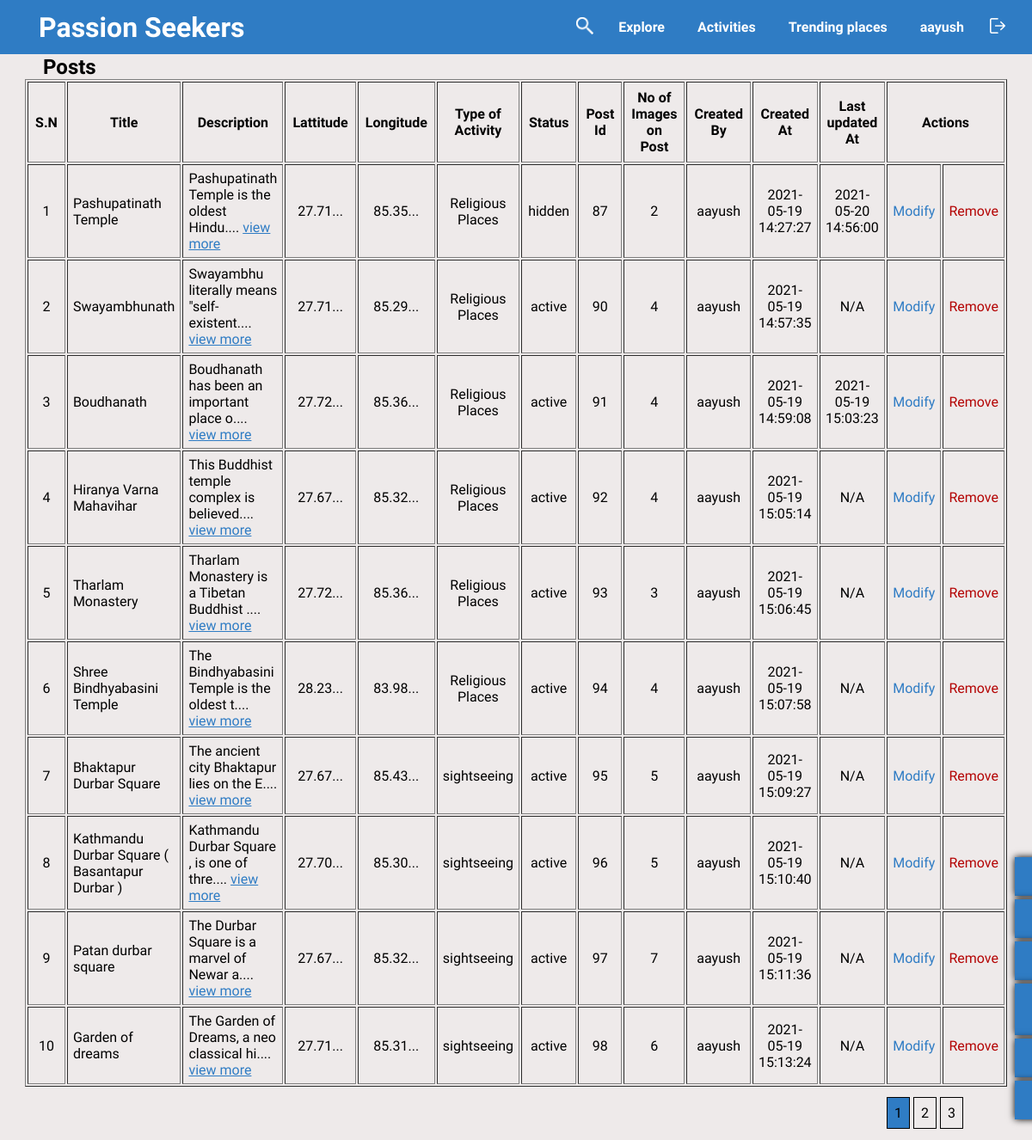
Screenshot of /allPosts.php (signed in) with the database file from the repository.
### tables this page shows
CREATE TABLE `tbl_location` (
  `id` int NOT NULL,
  `title` varchar(50) NOT NULL,
  `description` text NOT NULL,
  `type_of_activity` varchar(50) NOT NULL,
  `admin_id` int NOT NULL,
  `lattitude` decimal(22,20) NOT NULL,
  `longitude` decimal(22,20) NOT NULL,
  `status` tinyint(1) NOT NULL DEFAULT '1',
  `created_at` timestamp NOT NULL DEFAULT CURRENT_TIMESTAMP,
  `updated_at` timestamp NULL DEFAULT NULL
);

### __connection.php (called while the page is built, shortened)
<?php
function mysqlisAdmin($id, $username)
{
  $query = "SELECT * FROM tbl_admins WHERE username='$username' AND status=1 AND id=$id";
  return $query;
}
function mysqlLocationAndImagesInfo($pageNo, $pageOffset)
{
  $pageNo = $pageNo * $pageOffset;
  $query =
    "SELECT
    id,
    title,
    `description`,
    lattitude,
    longitude,
    `status`,
    image_count,
    type_of_activity,
  	created_by,
    created_by_id,
    created_at,
    updated_at
FROM
    `tbl_location` AS l,
    (
    SELECT
        COUNT(location_id) AS image_count,
        location_id
    FROM
        `tbl_images`
    GROUP BY
        location_id
) AS i,
(
    SELECT username AS created_by,id AS created_by_id FROM `tbl_admins`
) AS a
WHERE
    i.location_id = l.id AND
    l.admin_id = a.created_by_id
LIMIT $pageNo,$pageOffset";
  return $query;
}
function mysqlLocationPostCount()
{
  $query = "SELECT COUNT(id) as `total` FROM `tbl_location`";
  return $query;
}

### allPosts.php (the view, shortened to what this page needs)
<?php
require_once './__connection.php';
?>
<!DOCTYPE html>
<html lang="en">
<head>
   <link rel="stylesheet" href="./style/style.css">
   <link rel="stylesheet" href="./style/header-navigationBar.css">
   <link rel="stylesheet" href="./style/all-posts.css">
   <link rel="stylesheet" href="./style/admin-jobs.css">
</head>
<body>
   <?php
   $checkAdminQuery = mysqlisAdmin($_SESSION['id'], $_SESSION['username']);
   $checkAdminResult = $connection->query($checkAdminQuery);
   if ($checkAdminResult->num_rows == 1) {
      $pageNumber = 1;
      $pageOfset = 10;
      $result = $connection->query(mysqlLocationAndImagesInfo($pageNumber - 1, $pageOfset));
      $postList = [];
      while ($row = $result->fetch_assoc()) {
         array_push($postList, $row);
      }
   } else {
      $err['user'] = 'Not a valid User';
   }
   $totalPost = ($connection->query(mysqlLocationPostCount()))->fetch_assoc();
   $pageCount = ceil($totalPost['total'] / $pageOfset);
   ?>
   <header>
      <?php require_once './__navigationBar.php' ?>
   </header>
   <?php if ($checkAdminResult->num_rows == 1) { ?>
      <section class="all__posts">
         <h2 class="all__posts__title">Posts</h2>
         <div class="all__posts__body">
            <table border="1" class="all__posts__contents">
               <thead class="all__posts__contents__head">
                  <th>S.N</th>
                  <th>Title</th>
                  <th>Description</th>
                  <th>Lattitude</th>
                  <th>Longitude</th>
                  <th>Type of Activity</th>
                  <th>Status</th>
                  <th>Post Id</th>
                  <th>No of Images on Post</th>
                  <th>Created By</th>
                  <th>Created At</th>
                  <th>Last updated At</th>
                  <th colspan="2">Actions</th>
               </thead>
               <tbody>
                  <?php foreach ($postList as $index => $post) { ?>
                     <tr class="all__posts__contents__content">
                        <td><?php echo $pageOfset * $pageNumber - $pageOfset + $index + 1 ?></td>
                        <td class="all__posts__contents__content__left"><?php echo $post['title'] ?></td>
                        <td class="all__posts__contents__content__left"><?php echo substr($post['description'], 0, 40) . ".... <a href='./individualPage.php?id=" . $post['id'] . "' class='all__posts__contents__content__more' >view more</a>" ?></td>
                        <td><?php echo substr($post['lattitude'],0,5)."..." ?></td>
                        <td><?php echo substr($post['longitude'],0,5)."..." ?></td>
                        <td><?php echo $post['type_of_activity'] ?></td>
                        <td><?php echo $post['status'] == 1 ? 'active' : 'hidden' ?></td>
                        <td><?php echo $post['id'] ?></td>
                        <td><?php echo $post['image_count'] ?></td>
                        <td><?php echo $post['created_by'] ?></td>
                        <td><?php echo $post['created_at'] ?></td>
                        <td><?php echo $post['updated_at'] ? $post['updated_at'] : 'N/A' ?></td>
                        <td><a href="<?php echo "./editPost.php?id=" . $post['id'] ?>" class="all__posts__contents__content__edit">Modify</a></td>
                        <td><a href="<?php echo "./removePost.php?redirect=true&id=" . $post['id'] ?>" class="all__posts__contents__content__remove">Remove</a></td>
                     </tr>
                  <?php } ?>
               </tbody>
            </table>
         </div>
      </section>
      <div class="page__numbers">
         <?php for ($i = 1; $i <= $pageCount; $i++) {
            if ($pageNumber == $i) { ?>
               <p class="page__number page__number--active"><a><?php echo $i ?></a></p>
            <?php } else { ?>
               <p class="page__number page__number"><a href="<?php echo './allPosts.php?pageno=' . $i ?>"><?php echo $i ?></a></p>
            <?php } ?>
         <?php } ?>
      </div>
   <?php } ?>
   <?php require_once './__adminJobs.php' ?>
</body>
</html>

### style/style.css (style rules this page uses)
* { box-sizing: border-box; padding: 0; margin: 0; }
:root { --blue: #2f7cc4; --dark-blue:#14436e; --background-color:rgb(238, 234, 234); }
body { font-family: 'Roboto Condensed',sans-serif; font-size: 1rem; background-color:var(--background-color) ; }
a { color: black; cursor: pointer; text-decoration: none; }
h2 { margin-left: 50px; }
p { line-height: 1.4; }

### style/header-navigationBar.css (style rules this page uses)
header { max-width: 100vw; }

### style/all-posts.css (style rules this page uses)
.all__posts { margin-top: 64px; }
.all__posts__contents { width: 90%; margin: 0 auto; }
.all__posts__contents__head th { padding: 8px; }
.all__posts__contents__content td { padding: 6px; text-align: center; }
.all__posts__contents__content__left { text-align: left !important; }
.all__posts__contents__content__edit, .all__posts__contents__content__more { color: var(--blue); }
.all__posts__contents__content__more { text-decoration: underline; }
.all__posts__contents__content__remove { color: rgb(180, 4, 4); }
.page__numbers { padding: 20px; text-align: right; width: 95%; }
.page__number { display: inline; }
.page__number a { border: 1px solid black; padding: .5rem ; }
.page__number--active a { background-color: var(--blue); cursor: default; }

### rows the page displays
tbl_location: index "1", title "Pashupatinath Temple", description "Pashupatinath Temple is the oldest Hindu", lattitude "27.71", longitude "85.35", type_of_activity "Religious Places", status "hidden", id "87", image_count "2", created_by "aayush", created_at "2021-05-19 14:27:27", updated_at "2021-05-20 14:56:00"
tbl_location: index "2", title "Swayambhunath", description "Swayambhu literally means \"self-existent", lattitude "27.71", longitude "85.29", type_of_activity "Religious Places", status "active", id "90", image_count "4", created_by "aayush", created_at "2021-05-19 14:57:35", shows "N/A"
tbl_location: index "3", title "Boudhanath", description "Boudhanath has been an important place o", lattitude "27.72", longitude "85.36", type_of_activity "Religious Places", status "active", id "91", image_count "4", created_by "aayush", created_at "2021-05-19 14:59:08", updated_at "2021-05-19 15:03:23"
tbl_location: index "4", title "Hiranya Varna Mahavihar", description "This Buddhist temple complex is believed", lattitude "27.67", longitude "85.32", type_of_activity "Religious Places", status "active", id "92", image_count "4", created_by "aayush", created_at "2021-05-19 15:05:14", shows "N/A"
tbl_location: index "5", title "Tharlam Monastery", description "Tharlam Monastery is a Tibetan Buddhist", lattitude "27.72", longitude "85.36", type_of_activity "Religious Places", status "active", id "93", image_count "3", created_by "aayush", created_at "2021-05-19 15:06:45", shows "N/A"
tbl_location: index "6", title "Shree Bindhyabasini Temple", description "The Bindhyabasini Temple is the oldest t", lattitude "28.23", longitude "83.98", type_of_activity "Religious Places", status "active", id "94", image_count "4", created_by "aayush", created_at "2021-05-19 15:07:58", shows "N/A"
tbl_location: index "7", title "Bhaktapur Durbar Square", description "The ancient city Bhaktapur lies on the E", lattitude "27.67", longitude "85.43", type_of_activity "sightseeing", status "active", id "95", image_count "5", created_by "aayush", created_at "2021-05-19 15:09:27", shows "N/A"
tbl_location: index "8", title "Kathmandu Durbar Square ( Basantapur Durbar )", description "Kathmandu Durbar Square , is one of thre", lattitude "27.70", longitude "85.30", type_of_activity "sightseeing", status "active", id "96", image_count "5", created_by "aayush", created_at "2021-05-19 15:10:40", shows "N/A"
tbl_location: index "9", title "Patan durbar square", description "The Durbar Square is a marvel of Newar a", lattitude "27.67", longitude "85.32", type_of_activity "sightseeing", status "active", id "97", image_count "7", created_by "aayush", created_at "2021-05-19 15:11:36", shows "N/A"
tbl_location: index "10", title "Garden of dreams", description "The Garden of Dreams, a neo classical hi", lattitude "27.71", longitude "85.31", type_of_activity "sightseeing", status "active", id "98", image_count "6", created_by "aayush", created_at "2021-05-19 15:13:24", shows "N/A"

### other values shown
$_SESSION['username'] "aayush"
